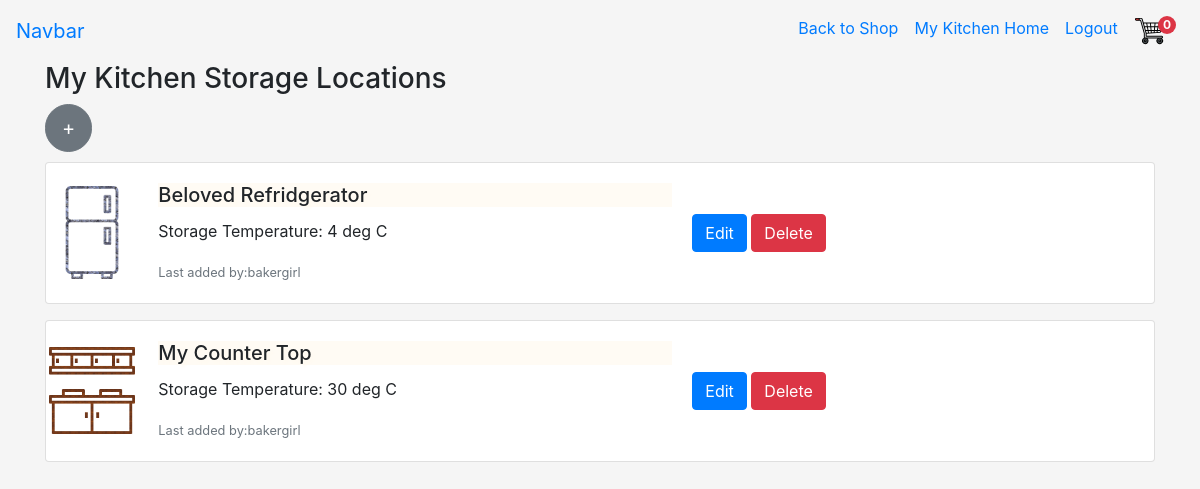
The app's page /mykitchen/view-storage/19 (signed in) with its own data.
### mykitchen/models.py (models this page shows, shortened)
class StorageLocation(models.Model):
    name = models.CharField(blank=False, max_length=50,
                            help_text="Kitchen Fixtures")
    storage_temperature = models.IntegerField(blank=True,
                                              help_text="deg Celsius")
    household = models.ForeignKey(Household, on_delete=models.CASCADE)
    edited_by = models.ForeignKey(User, blank=False,
                                  on_delete=models.SET(get_sentinel_user))
    STORAGE_TYPE_CHOICES = (
        ('cabinet', 'Cabinet'),
        ('cupboard', 'Cupboard'),
        ('counter-top', 'Counter'),
        ('fridge', 'Refridgerator'),
        ('freezer', 'Freezer'),
        ('pantry', 'Pantry'),
        ('others', 'Others')
    )
    storage_type = models.CharField(blank=False, choices=STORAGE_TYPE_CHOICES,
                                    max_length=11, default="cupboard",
                                    help_text="Storage Location Types")

### mykitchen/views.py (the view)
def view_storage_location(request, household_id):
    household = Household.objects.get(id=household_id)
    storage = StorageLocation.objects.filter(household=household)
    return render(request, 'mykitchen/view_storage.template.html', {
        'storage': storage,
        'household': household
    })

### cart/contexts.py (called while the page is built)
def cart_contents(request):
    cart = request.session.get("shopping_cart", {})
    return {
        'shopping_cart': cart,
        'item_count': len(cart)
}

### mykitchen/templates/mykitchen/view_storage.template.html (shortened to what this page needs)
{% extends 'base_kitchen.template.html' %}
{%load static %}
{%block content%}
<h3>My Kitchen Storage Locations</h3>
{% if perms.mykitchen.add_storagelocation %}
	<a class="btn btn-secondary btn-lg floating-btn" href="{% url 'add_storage_location' household_id=household.id %}" role="button"
		data-toggle="tooltip" data-placement="bottom" title="Add storage">+</a>
{% endif %}
{%for store in storage%}
<div class="card mb-3">
  <div class="row no-gutters">
    <div class="col col-md-1 align-self-center">
      <img src="{% static '/image/' %}{{store.storage_type}}.png" class="card-img" alt="...">
    </div>
    <div class="col col-md-6">
      <div class="card-body">
        <h5 class="card-title">{{store.name}}</h5>
        <p class="card-text">Storage Temperature: {{store.storage_temperature}} deg C</p>
        <p class="card-text"><small class="text-muted">Last added by:{{store.edited_by}}</small></p>
      </div>
    </div>
    <div class="col col-md-5 align-self-center">
    <a href="{% url 'update_storage_location' household_id=household.id storage_id=store.id%}" class="btn btn-primary" role="button">Edit</a>
    <button type="button" class="btn btn-danger" data-toggle="modal" data-target="#deleteModal-{{store.id}}">
    Delete
    </button>
    </div>
  </div>
</div>
{%endfor%}
{%endblock%}

### static/css/styles.css (style rules this page uses)
body { background-color: whitesmoke; }
.floating-btn { border-radius: 25px; margin-bottom: 10px; }
h5.card-title { background-color: rgba(255, 250, 240, 0.7); text-shadow: 3px 3px 3px floralwhite; }

### records on screen
StorageLocation: storage_type (picture), name "Beloved Refridgerator", storage_temperature "4", edited_by "bakergirl"
StorageLocation: storage_type (picture), name "My Counter Top", storage_temperature "30", edited_by "bakergirl"

### other values on screen
{{ item_count }} "0"
